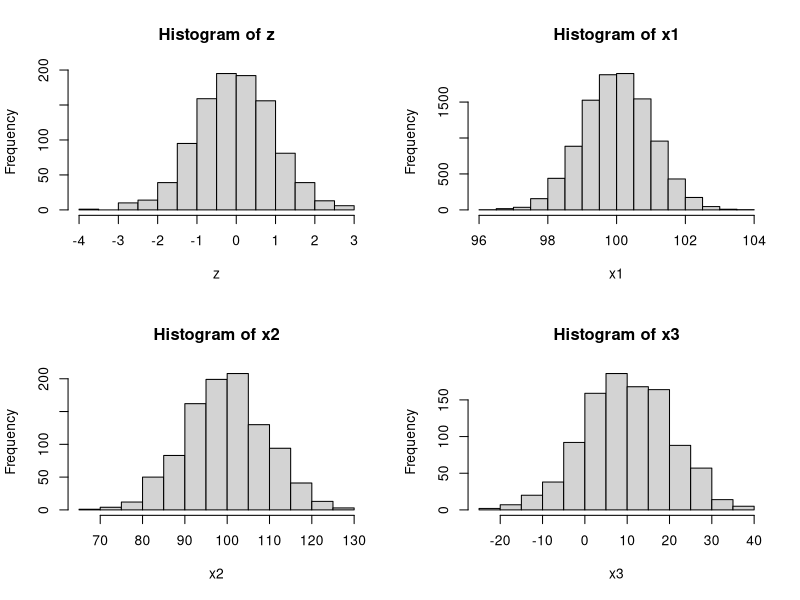
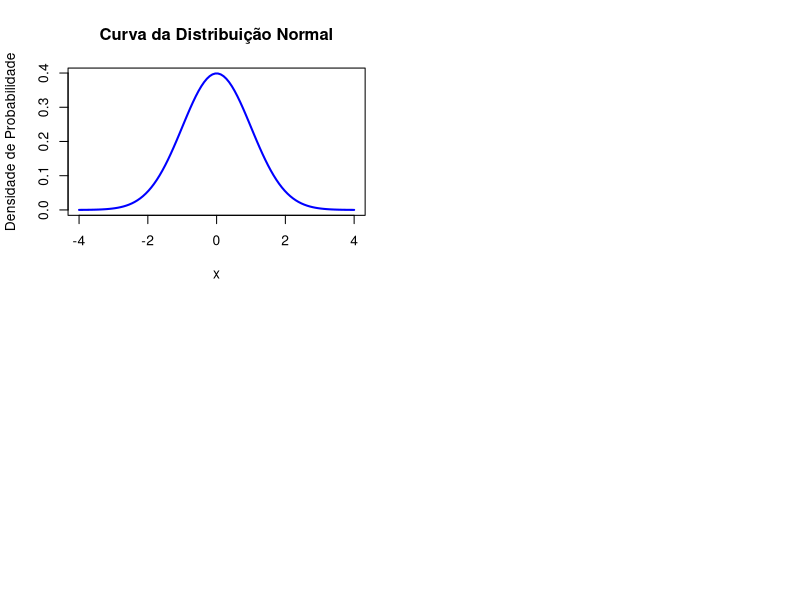

Reproduce these figures in R, in order.
## ---- chunk 1
# Função dbinom() para calcular a probabilidade em uma distribuição binomial
probabilidade <- dbinom(x=4, size = 10, prob = 0.5)
print(probabilidade)

## ---- chunk 2
probabilidade <- pbinom(q=4, size = 10, prob = 0.5)
print(probabilidade)
## ---- chunk 3
N = 20
n = 1
(x = rbinom(N,n,prob = 0.5))
(table(x))
## ---- chunk 4
# Função dpois() para calcular a probabilidade em uma distribuição de Poisson
probabilidade <- dpois(3, lambda = 2)
print(probabilidade)

## ---- chunk 5
probabilidade <- ppois(3, lambda = 2)
print(probabilidade)
## ---- chunk 6
x <- rpois(n = 10, lambda = 2)
table(x)
## ---- chunk 7
# Função pnorm() para calcular a probabilidade em uma distribuição normal
probabilidade <- pnorm(110, mean = 100, sd = 15)
print(probabilidade)

## ---- chunk 8
probabilidade <- pnorm(120, mean = 100, sd = 15) - pnorm(110, mean = 100, sd = 15)
print(probabilidade)
## ---- chunk 9
probabilidade <- pnorm(120, mean = 100, sd = 15,lower.tail = F) 
print(probabilidade) # ou

probabilidade <- 1-pnorm(120, mean = 100, sd = 15,lower.tail = T) 
print(probabilidade)
## ---- chunk 10
qnorm(0.75,mean = 100,15)
qnorm(0.09,mean = 100,15,lower.tail = F)
## ---- chunk 11
z = rnorm(1000,mean = 0,sd = 1)
x1 = rnorm(10000,mean = 100,sd = 1)
x2 = rnorm(1000,mean = 100,sd = 10)
x3 = rnorm(1000,mean = 10,sd = 10)
par(mfrow=c(2,2))
hist(z);hist(x1);hist(x2);hist(x3)
## ---- chunk 12
# Parâmetros da distribuição normal
mu <- 0  # Média
sigma <- 1  # Desvio padrão

# Valores para o eixo x
x <- seq(-4, 4, length.out = 100)

# Calculando os valores da densidade de probabilidade para os valores de x
y <- dnorm(x, mean = mu, sd = sigma)

# Plotando a curva da distribuição normal
plot(x, y, type = "l", lwd = 2, col = "blue", 
     main = "Curva da Distribuição Normal", 
     xlab = "x", ylab = "Densidade de Probabilidade")

